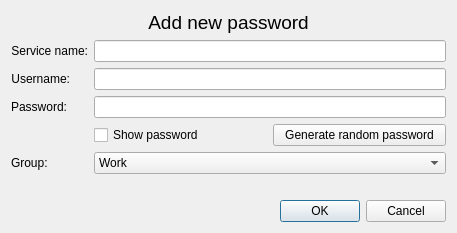
<?xml version="1.0" encoding="UTF-8"?>
<ui version="4.0">
 <class>PasswordFormDialog</class>
 <widget class="QDialog" name="PasswordFormDialog">
  <property name="geometry">
   <rect>
    <x>0</x>
    <y>0</y>
    <width>457</width>
    <height>233</height>
   </rect>
  </property>
  <property name="windowTitle">
   <string>Add new password</string>
  </property>
  <layout class="QVBoxLayout" name="verticalLayout_3">
   <item>
    <layout class="QVBoxLayout" name="verticalLayout_2">
     <item>
      <widget class="QLabel" name="headerLabel">
       <property name="sizePolicy">
        <sizepolicy hsizetype="Preferred" vsizetype="Maximum">
         <horstretch>0</horstretch>
         <verstretch>0</verstretch>
        </sizepolicy>
       </property>
       <property name="font">
        <font>
         <pointsize>14</pointsize>
        </font>
       </property>
       <property name="text">
        <string>Add new password</string>
       </property>
       <property name="textFormat">
        <enum>Qt::TextFormat::AutoText</enum>
       </property>
       <property name="alignment">
        <set>Qt::AlignmentFlag::AlignCenter</set>
       </property>
      </widget>
     </item>
     <item>
      <layout class="QFormLayout" name="formLayout_2">
       <item row="0" column="0">
        <widget class="QLabel" name="serviceNameLabel">
         <property name="sizePolicy">
          <sizepolicy hsizetype="MinimumExpanding" vsizetype="Preferred">
           <horstretch>0</horstretch>
           <verstretch>0</verstretch>
          </sizepolicy>
         </property>
         <property name="text">
          <string>Service name:</string>
         </property>
         <property name="textFormat">
          <enum>Qt::TextFormat::AutoText</enum>
         </property>
         <property name="alignment">
          <set>Qt::AlignmentFlag::AlignRight|Qt::AlignmentFlag::AlignTrailing|Qt::AlignmentFlag::AlignVCenter</set>
         </property>
        </widget>
       </item>
       <item row="0" column="1">
        <widget class="QLineEdit" name="serviceNameLineEdit">
         <property name="sizePolicy">
          <sizepolicy hsizetype="MinimumExpanding" vsizetype="Fixed">
           <horstretch>0</horstretch>
           <verstretch>0</verstretch>
          </sizepolicy>
         </property>
        </widget>
       </item>
       <item row="1" column="0">
        <widget class="QLabel" name="usernameLabel">
         <property name="sizePolicy">
          <sizepolicy hsizetype="MinimumExpanding" vsizetype="Preferred">
           <horstretch>0</horstretch>
           <verstretch>0</verstretch>
          </sizepolicy>
         </property>
         <property name="text">
          <string>Username:</string>
         </property>
         <property name="textFormat">
          <enum>Qt::TextFormat::AutoText</enum>
         </property>
         <property name="alignment">
          <set>Qt::AlignmentFlag::AlignRight|Qt::AlignmentFlag::AlignTrailing|Qt::AlignmentFlag::AlignVCenter</set>
         </property>
        </widget>
       </item>
       <item row="1" column="1">
        <widget class="QLineEdit" name="usernameLineEdit">
         <property name="sizePolicy">
          <sizepolicy hsizetype="MinimumExpanding" vsizetype="Fixed">
           <horstretch>0</horstretch>
           <verstretch>0</verstretch>
          </sizepolicy>
         </property>
        </widget>
       </item>
       <item row="2" column="0">
        <widget class="QLabel" name="passwordLabel">
         <property name="sizePolicy">
          <sizepolicy hsizetype="MinimumExpanding" vsizetype="Preferred">
           <horstretch>0</horstretch>
           <verstretch>0</verstretch>
          </sizepolicy>
         </property>
         <property name="text">
          <string>Password:</string>
         </property>
         <property name="textFormat">
          <enum>Qt::TextFormat::AutoText</enum>
         </property>
         <property name="alignment">
          <set>Qt::AlignmentFlag::AlignRight|Qt::AlignmentFlag::AlignTrailing|Qt::AlignmentFlag::AlignVCenter</set>
         </property>
        </widget>
       </item>
       <item row="2" column="1">
        <widget class="QLineEdit" name="passwordLineEdit">
         <property name="sizePolicy">
          <sizepolicy hsizetype="MinimumExpanding" vsizetype="Fixed">
           <horstretch>0</horstretch>
           <verstretch>0</verstretch>
          </sizepolicy>
         </property>
         <property name="inputMask">
          <string/>
         </property>
         <property name="echoMode">
          <enum>QLineEdit::EchoMode::Password</enum>
         </property>
        </widget>
       </item>
       <item row="4" column="0">
        <widget class="QLabel" name="groupLabel">
         <property name="text">
          <string>Group:</string>
         </property>
        </widget>
       </item>
       <item row="4" column="1">
        <widget class="QComboBox" name="groupComboBox">
         <item>
          <property name="text">
           <string>Work</string>
          </property>
         </item>
         <item>
          <property name="text">
           <string>Personal</string>
          </property>
         </item>
         <item>
          <property name="text">
           <string>Banking</string>
          </property>
         </item>
         <item>
          <property name="text">
           <string>Email</string>
          </property>
         </item>
        </widget>
       </item>
       <item row="3" column="1">
        <layout class="QHBoxLayout" name="horizontalLayout_4">
         <item>
          <widget class="QCheckBox" name="showHidePasswordCheckBox">
           <property name="text">
            <string>Show password</string>
           </property>
          </widget>
         </item>
         <item>
          <widget class="QPushButton" name="generatePasswordButton">
           <property name="text">
            <string>Generate random password</string>
           </property>
          </widget>
         </item>
        </layout>
       </item>
      </layout>
     </item>
     <item>
      <widget class="QDialogButtonBox" name="buttonBox">
       <property name="locale">
        <locale language="English" country="UnitedStates"/>
       </property>
       <property name="orientation">
        <enum>Qt::Orientation::Horizontal</enum>
       </property>
       <property name="standardButtons">
        <set>QDialogButtonBox::StandardButton::Cancel|QDialogButtonBox::StandardButton::Ok</set>
       </property>
      </widget>
     </item>
    </layout>
   </item>
  </layout>
 </widget>
 <resources/>
 <connections>
  <connection>
   <sender>buttonBox</sender>
   <signal>accepted()</signal>
   <receiver>PasswordFormDialog</receiver>
   <slot>accept()</slot>
   <hints>
    <hint type="sourcelabel">
     <x>248</x>
     <y>254</y>
    </hint>
    <hint type="destinationlabel">
     <x>157</x>
     <y>274</y>
    </hint>
   </hints>
  </connection>
  <connection>
   <sender>buttonBox</sender>
   <signal>rejected()</signal>
   <receiver>PasswordFormDialog</receiver>
   <slot>reject()</slot>
   <hints>
    <hint type="sourcelabel">
     <x>316</x>
     <y>260</y>
    </hint>
    <hint type="destinationlabel">
     <x>286</x>
     <y>274</y>
    </hint>
   </hints>
  </connection>
 </connections>
</ui>
